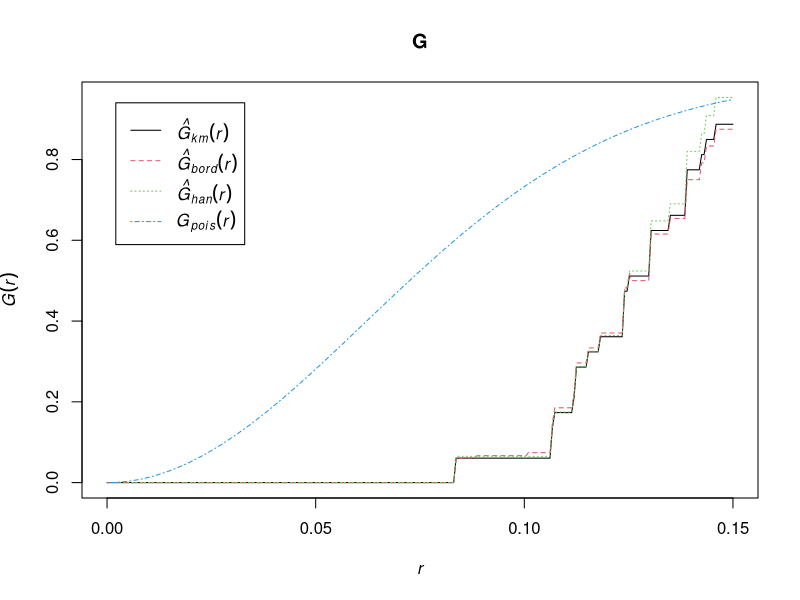
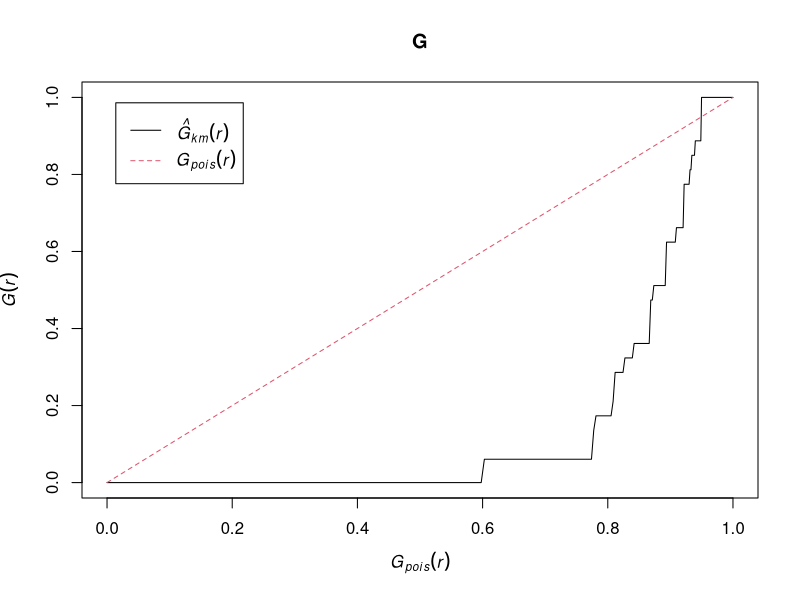

R code for these plots, in order:
library(spatstat)


### Name: Gest
### Title: Nearest Neighbour Distance Function G
### Aliases: Gest nearest.neighbour
### Keywords: spatial nonparametric

### ** Examples

  data(cells)
  G <- Gest(cells)
  plot(G)

  # P-P style plot
  plot(G, cbind(km,theo) ~ theo)

  # the empirical G is below the Poisson G,
  # indicating an inhibited pattern

  ## Not run: 
##D      plot(G, . ~ r)
##D      plot(G, . ~ theo)
##D      plot(G, asin(sqrt(.)) ~ asin(sqrt(theo)))
##D   
## End(Not run)
